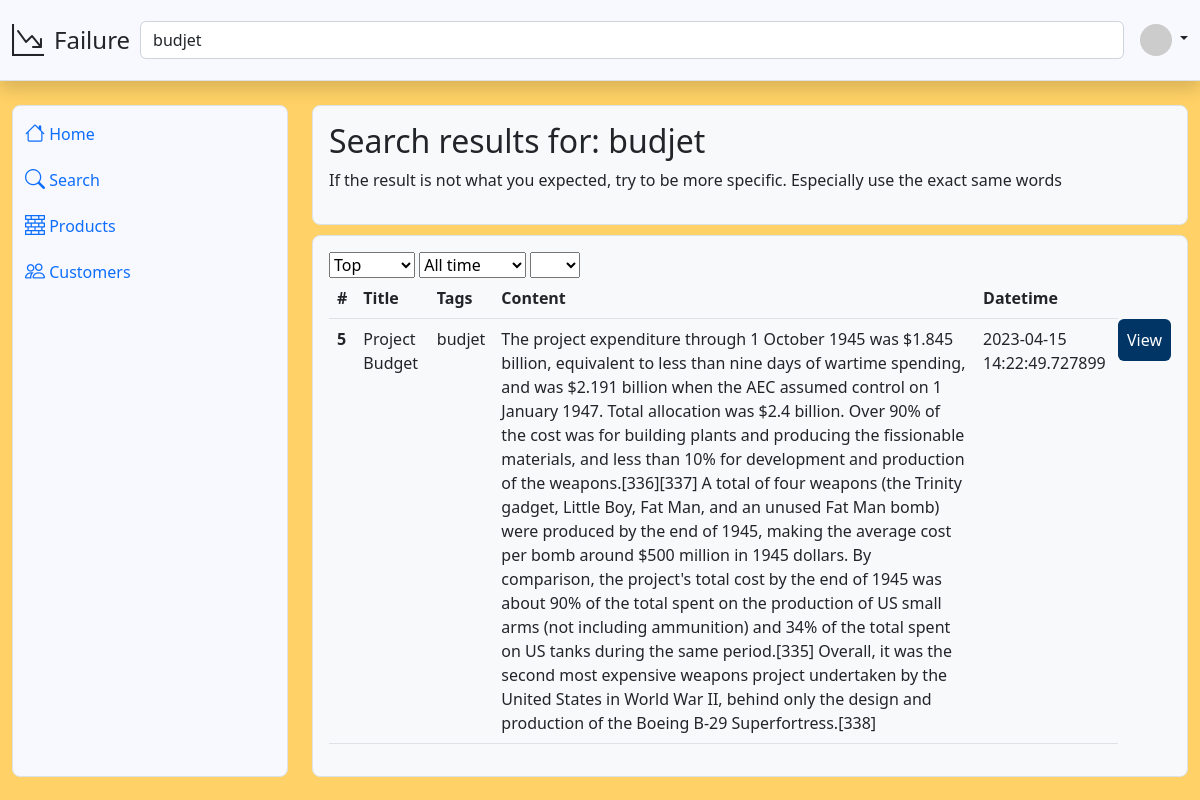
The app's page /search?search=budjet (signed in) with its own data.
### db_schema.py (models this page shows)
class Post(Base):
    __tablename__ = 'post'
    id = Column(Integer, primary_key=True)
    title = Column(String)
    content = Column(String)
    tags = Column(String)
    datetime = Column(String)
    rating = Column(Integer)
    file_names = Column(String)
    user_id = Column(Integer, ForeignKey('user.id', ondelete='CASCADE'))

### main.py (the view)
@app.route('/search', methods=['GET'])
def search():
    search = request.args.get('search')
    if search is None:
        search = ''
        print("Searched nothing")
    sort = request.args.get('sort')
    if sort is None:
        sort = 'top'
    time = request.args.get('time')
    if time is None:
        time = 'all'
    quantity = request.args.get('quantity')
    if quantity is None:
        quantity = 20
    try:
        quantity = int(quantity)
    except:
        quantity = 20
    db = DatabaseHandler()
    posts = db.search_posts(search, sort, time, quantity)
    db.close()
    print("SEARCH: ", search)
    for post in posts:
        print(post)
    return render_template('search.html', search=search, posts=posts)

### db_handler.py (called while the page is built)
    def close(self):
        self.session.close()

### templates/search.html (shortened to what this page needs)
{% extends 'base.html' %}
{% block content %}
<main class="col overflow-auto h-100" onload="PostsetDropdownValuesFromUrlParams()">
    <div class="bg-light border rounded-3 p-3">
        <h2>Search results for: {{ search }}</h2>
        <p>If the result is not what you expected, try to be more specific. Especially use the exact same words</p>
    </div>
    <div class="bg-light border rounded-3 p-3" style="margin-top: 10px;min-height: 200px;">
        <form method="get">
            <select class="dropdown" id="Search_first-dropdown" onchange="Search_populateSecondDropdown()">
                <option value="top">Top</option>
            </select>
            <select id="Search_second-dropdown" onchange="Search_redirectforsecondDropdown()">
                <option value="all">All time</option>
            </select>
            <select class="dropdown" id="Search_quantity-dropdown" onchange="Set_Search_quantity_limit()">
            </select>
        </form>
        <table class="table">
            <thead>
                <tr>
                <th scope="col">#</th>
                <th scope="col">Title</th>
                <th scope="col">Tags</th>
                <th scope="col">Content</th>
                <th scope="col">Datetime</th>
                </tr>
            </thead>
            <tbody>
                {% for post in posts %}
                <tr>
                    <th scope="row">{{ post.id }}</th>
                    <td>{{ post.title }}</td>
                    <td>{{ post.tags }}</td>
                    <td>{{ post.content }}</td>
                    <td>{{ post.datetime }}</td>
                    <td
                    <button type="button" class="btn" style="background-color: #003566;color: white;" onclick="window.location.href='/post/{{post.id}}'">View</button>
                    </td>
                </tr>
                {% endfor %}
            </tbody>
            </table>
    </div>
</main>
{% endblock %}

### templates/base.html (style rules this page uses)
body { background-color: #FFD166; }

### records on screen
Post: tags "budjet", id "5", title "Project Budget", content "The project expenditure through 1 October 1945 was $1.845 billion, equivalent to less than nine days of wartime spending, and was $2.191 billion when the AEC assumed control on 1 January 1947. Total allocation was $2.4 billion. Over 90% of the cost was for building plants and producing the fissionable materials, and less than 10% for development and production of the weapons.[336][337] A total of four weapons (the Trinity gadget, Little Boy, Fat Man, and an unused Fat Man bomb) were produced by the end of 1945, making the average cost per bomb around $500 million in 1945 dollars. By comparison, the project's total cost by the end of 1945 was about 90% of the total spent on the production of…", datetime "2023-04-15 14:22:49.727899"
